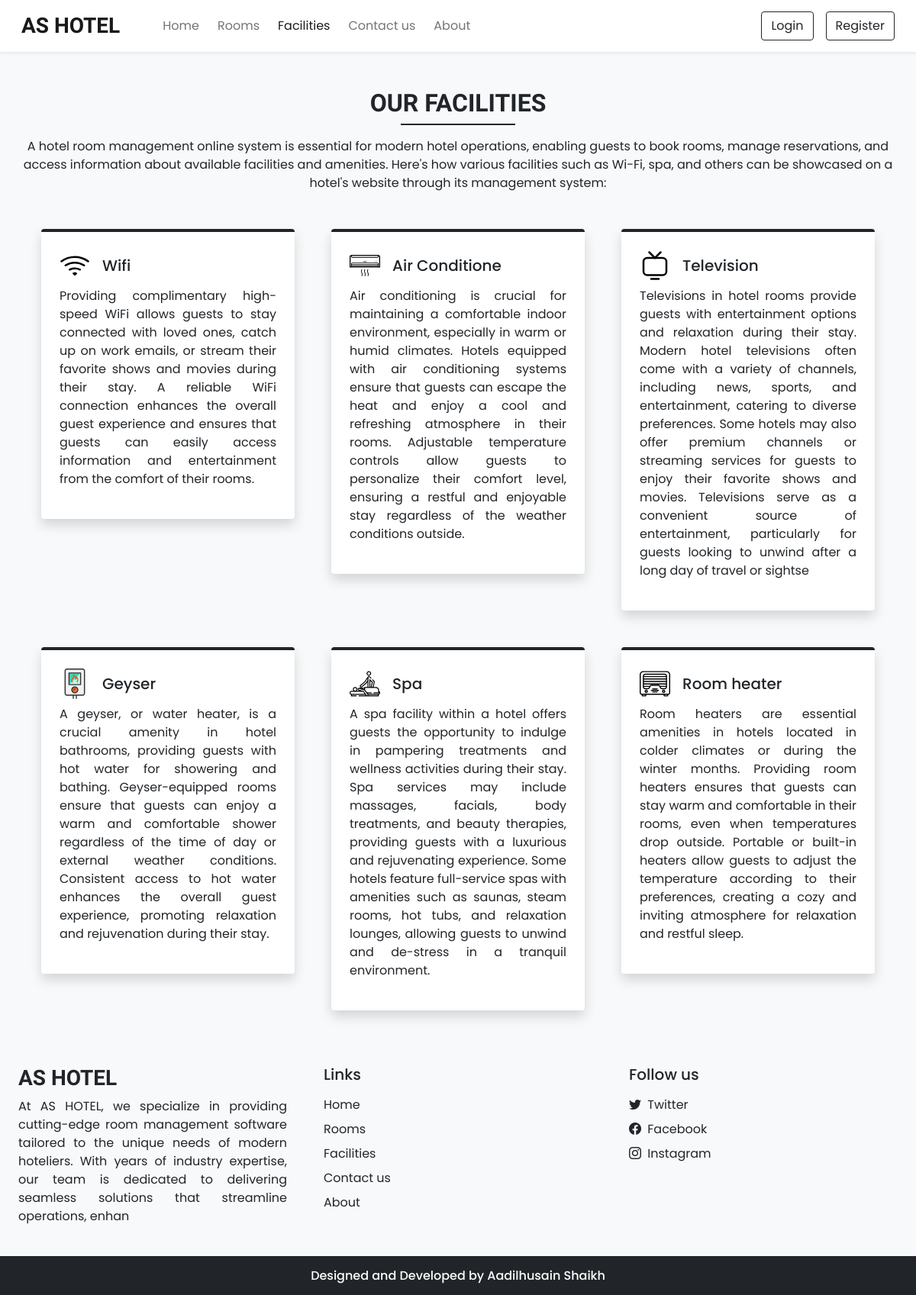
Screenshot of /facilities.php with the database file from the repository.
### tables this page shows
CREATE TABLE `settings` (
  `sr_no` int(11) NOT NULL,
  `site_title` varchar(30) NOT NULL,
  `site_about` varchar(250) NOT NULL,
  `shutdown` tinyint(1) NOT NULL
);

CREATE TABLE `facilities` (
  `id` int(11) NOT NULL,
  `icon` varchar(100) NOT NULL,
  `name` varchar(50) NOT NULL,
  `description` varchar(500) NOT NULL
);

### admin/inc/db_config.php (called while the page is built, shortened)
<?php
    function selectAll($table)
    {
        $con = $GLOBALS['con'];
        $res = mysqli_query($con,"SELECT * FROM $table");
        return $res;
    }
    function select($sql,$values,$datatypes)
    {
        $con = $GLOBALS['con'];
        if($stmt = mysqli_prepare($con,$sql))
        {
            mysqli_stmt_bind_param($stmt,$datatypes,...$values);
            if(mysqli_stmt_execute($stmt)){
                $res = mysqli_stmt_get_result($stmt);
                return $res;
            }
            else{
                mysqli_stmt_close($stmt);
                die("Query cannot be executed - Select");
            }
        }
        else{
            die("Query cannot be prepared - Select");
        }
    }
?>

### facilities.php (the view, shortened to what this page needs)
<!doctype html>
    <html lang="en">
    <head>
        <?php require('inc/links.php'); ?>
    </head>
    <body class="bg-light">
        <?php require('inc/header.php'); ?>
        <div class="my-5 px-4">
            <h2 class="fw-bold h-font text-center">OUR FACILITIES</h2>
            <div class="h-line bg-dark"></div>
            <p class="text-center mt-3">
                A hotel room management online system is essential for modern hotel operations,
                enabling guests to book rooms, manage reservations, and access information about available facilities and amenities.
                Here's how various facilities such as Wi-Fi, spa, and others can be showcased on a hotel's website through its management system:
            </p>
        </div>
        <div class="container">
            <div class="row info_message">
                <?php
                    $res = selectAll('facilities');
                    $path = FACILITIES_IMG_PATH;
                    while($row = mysqli_fetch_assoc($res)){
                        echo<<<data
                            <div class="col-lg-4 col-md-6 mb-5 px-4">
                                <div class="bg-white rounded shadow p-4 border-top border-4 border-dark pop">
                                    <div class="d-flex align-items-center mb-2">
                                        <img src="$path$row[icon]" width="40px">
                                        <h5 class="m-0 ms-3">$row[name]</h5>
                                    </div>
                                    <p>$row[description]</p>
                                </div>
                            </div>
                        data;
                    }
                ?>
            </div>
        </div>
            <?php require('inc/footer.php') ?>
    </body>
</html>

### inc/header.php (shortened to what this page needs)
<nav id="nav-bar" class="navbar navbar-expand-lg navbar-light bg-white px-lg-3 py-lg-2 shadow-sm sticky-top">
    <div class="container-fluid">
        <a class="navbar-brand me-5 fw-bold fs-3 h-font" href="index.php"><?php echo $settings_r['site_title'] ?></a>
        <div class="collapse navbar-collapse" id="navbarSupportedContent">
            <ul class="navbar-nav me-auto mb-2 mb-lg-0">
                <li class="nav-item">
                    <a class="nav-link me-2" href="index.php">Home</a>
                </li>
                <li class="nav-item">
                    <a class="nav-link me-2" href="rooms.php">Rooms</a>
                </li>
                <li class="nav-item">
                    <a class="nav-link me-2" href="facilities.php">Facilities</a>
                </li>
                <li class="nav-item">
                    <a class="nav-link me-2" href="contact.php">Contact us</a>
                </li>
                <li class="nav-item">
                    <a class="nav-link me-2" href="about.php">About</a>
                </li>
            </ul>
            <div class="d-flex">
                <?php
                    if(isset($_SESSION['login']) && $_SESSION['login'] == true)
                    {
                        $path = USERS_IMG_PATH;
                        echo <<<data
                            <div class="btn-group">
                                <button type="button" class="btn btn-outline-dark shadow-none dropdown-toggle" data-bs-toggle="dropdown" data-bs-display="static" aria-expanded="false">
                                    <img src="$path$_SESSION[uPic]" style="width: 25px; height: 25px;" class="me-1 rounded-circle">
                                    $_SESSION[uName]
                                </button>
                                <ul class="dropdown-menu dropdown-menu-lg-end">
                                    <li><a class="dropdown-item" href="profile.php">Profile</a></li>
                                    <li><a class="dropdown-item" href="bookings.php">Bookings</a></li>
                                    <li><a class="dropdown-item" href="logout.php">Logout</a></li>
                                </ul>
                            </div>
                        data;
                    }
                    else{
                        echo <<<data
                            <button type="button" class="btn btn-outline-dark shadow-none me-lg-3 me-2" data-bs-toggle="modal" data-bs-target="#loginModal">
                                Login
                            </button>
                            <button type="button" class="btn btn-outline-dark shadow-none" data-bs-toggle="modal" data-bs-target="#registerModal">
                                Register
                            </button>
                        data;
                    }
                ?>
            </div>
        </div>
    </div>
</nav>

### inc/footer.php (shortened to what this page needs)
<div class="container-fluid">
    <div class="row">
        <div class="col-lg-4 p-4">
            <h3 class="h-font fw-bold fs-3 mb-2"><?php echo $settings_r['site_title'] ?></h3>
            <p class="info_message">
                <?php echo $settings_r['site_about'] ?>
            </p>
        </div>
        <div class="col-lg-4 p-4">
            <h5 class="mb-3">Links</h5>
            <a href="index.php" class="d-inline-block mb-2 text-dark text-decoration-none ">Home</a> <br>
            <a href="rooms.php" class="d-inline-block mb-2 text-dark text-decoration-none ">Rooms</a> <br>
            <a href="facilities.php" class="d-inline-block mb-2 text-dark text-decoration-none ">Facilities</a> <br>
            <a href="contact.php" class="d-inline-block mb-2 text-dark text-decoration-none ">Contact us</a> <br>
            <a href="about.php" class="d-inline-block mb-2 text-dark text-decoration-none ">About</a>
        </div>
        <div class="col-lg-4 p-4">
            <h5 class="mb-3">Follow us</h5>
            <?php
                if($contact_r['tw']!=""){
                    echo<<<data
                        <a href="$contact_r[tw]" class="d-inline-block text-dark text-decoration-none mb-2">
                            <i class="bi bi-twitter me-1"></i> Twitter
                        </a><br>
                    data;
                }
            ?>
            <a href="<?php echo $contact_r['fb'] ?>" class="d-inline-block text-dark text-decoration-none mb-2">
                <i class="bi bi-facebook me-1"></i> Facebook
            </a><br>
            <a href="<?php echo $contact_r['insta'] ?>" class="d-inline-block text-dark text-decoration-none">
                <i class="bi bi-instagram me-1"></i> Instagram
            </a>
        </div>
    </div>
</div>
<h6 class="text-center bg-dark text-white p-3 m-0">Designed and Developed by Aadilhusain Shaikh</h6>

### css/common.css (style rules this page uses)
:root { --teal: #2ec1ac; --teal_hover: #279e8c; }
* { font-family: 'Poppins', sans-serif; }
.h-font { font-family: 'Merienda', cursive; }
.h-line { width: 150px; margin: 0 auto; height: 1.7px; }
.info_message { text-align: justify; }

### rows the page displays
settings: site_title "AS HOTEL", site_about "At AS HOTEL, we specialize in providing cutting-edge room management software tailored to the unique needs of modern hoteliers. With years of industry expertise, our team is dedicated to delivering seamless solutions that streamline operations, enhan"
facilities: icon (picture), name "Wifi", description "Providing complimentary high-speed WiFi allows guests to stay connected with loved ones, catch up on work emails, or stream their favorite shows and movies during their stay. A reliable WiFi connection enhances the overall guest experience and ensures that guests can easily access information and entertainment from the comfort of their rooms."
facilities: icon (picture), name "Air Conditione", description "Air conditioning is crucial for maintaining a comfortable indoor environment, especially in warm or humid climates. Hotels equipped with air conditioning systems ensure that guests can escape the heat and enjoy a cool and refreshing atmosphere in their rooms. Adjustable temperature controls allow guests to personalize their comfort level, ensuring a restful and enjoyable stay regardless of the weather conditions outside."
facilities: icon (picture), name "Television", description "Televisions in hotel rooms provide guests with entertainment options and relaxation during their stay. Modern hotel televisions often come with a variety of channels, including news, sports, and entertainment, catering to diverse preferences. Some hotels may also offer premium channels or streaming services for guests to enjoy their favorite shows and movies. Televisions serve as a convenient source of entertainment, particularly for guests looking to unwind after a long day of travel or sightse"
facilities: icon (picture), name "Geyser", description "A geyser, or water heater, is a crucial amenity in hotel bathrooms, providing guests with hot water for showering and bathing. Geyser-equipped rooms ensure that guests can enjoy a warm and comfortable shower regardless of the time of day or external weather conditions. Consistent access to hot water enhances the overall guest experience, promoting relaxation and rejuvenation during their stay."
facilities: icon (picture), name "Spa", description "A spa facility within a hotel offers guests the opportunity to indulge in pampering treatments and wellness activities during their stay. Spa services may include massages, facials, body treatments, and beauty therapies, providing guests with a luxurious and rejuvenating experience. Some hotels feature full-service spas with amenities such as saunas, steam rooms, hot tubs, and relaxation lounges, allowing guests to unwind and de-stress in a tranquil environment."
facilities: icon (picture), name "Room heater", description "Room heaters are essential amenities in hotels located in colder climates or during the winter months. Providing room heaters ensures that guests can stay warm and comfortable in their rooms, even when temperatures drop outside. Portable or built-in heaters allow guests to adjust the temperature according to their preferences, creating a cozy and inviting atmosphere for relaxation and restful sleep."
